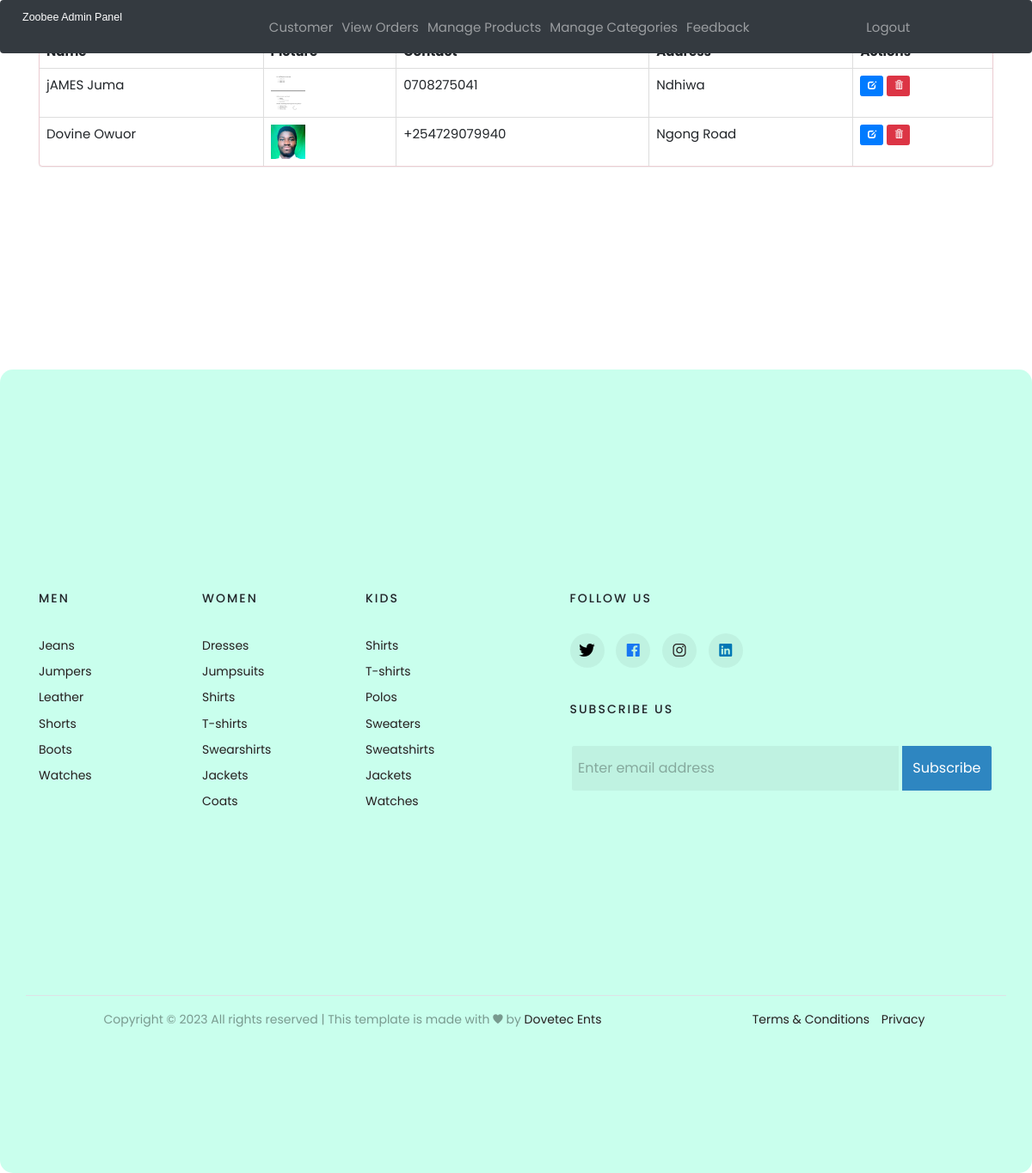
The app's page /view-customer (signed in), older data.
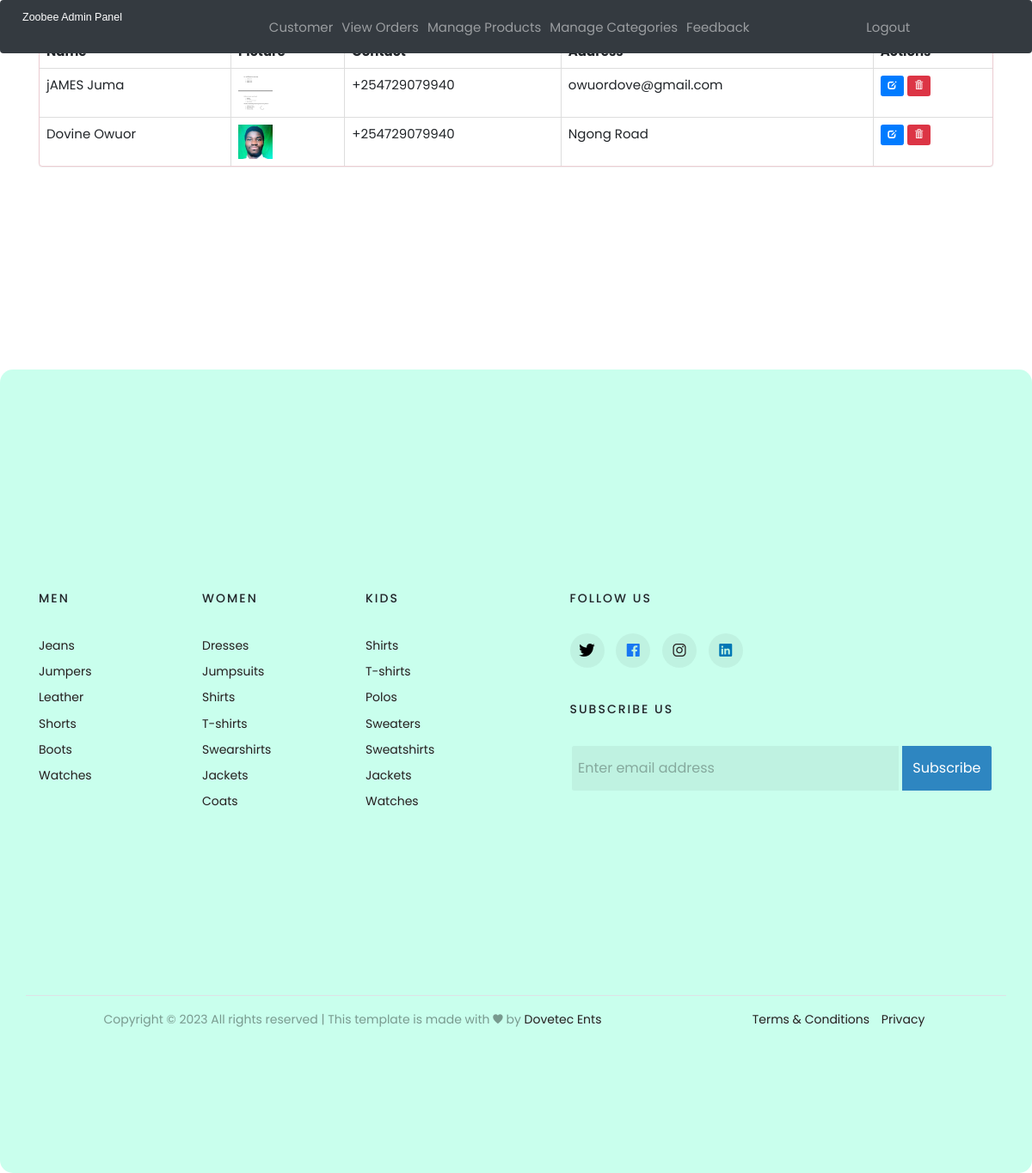
The same page, newer data.
### ecom/models.py (models this page shows, shortened)
class Customer(models.Model):
    user=models.OneToOneField(User,on_delete=models.CASCADE)
    profile_pic= models.ImageField(upload_to='profile_pic/CustomerProfilePic/',null=True,blank=True)
    address = models.CharField(max_length=40)
    mobile = models.CharField(max_length=20,null=False)
    @property
    def get_name(self):
        return self.user.first_name+" "+self.user.last_name

### ecom/views.py (the view)
# urls.py: path('view-customer', views.view_customer_view,name='view-customer'),
@login_required(login_url='adminlogin')
def view_customer_view(request):
    customers=models.Customer.objects.all()
    return render(request,'ecom/view_customer.html',{'customers':customers})

### templates/ecom/view_customer.html (shortened to what this page needs)
{% extends 'ecom/admin_base.html' %}
{% block content %}
<head>
{% load static %}
  <link href="//netdna.bootstrapcdn.com/bootstrap/3.0.0/css/bootstrap.min.css" rel="stylesheet" id="bootstrap-css">
</head>
<div class="container">
  <div class="panel panel-danger">
    <div class="panel-heading">
      <h6 class="panel-title">Total Customers</h6>
    </div>
    <table class="table table-hover table-bordered" id="dev-table">
      <thead>
        <tr>
          <th>Name</th>
          <th>Picture</th>
          <th>Contact</th>
          <th>Address</th>
          <th>Actions</th>
        </tr>
      </thead>
      {% for c in customers %}
      <tr>
        <td> {{c.get_name}}</td>
        <td> <img src="{% static c.profile_pic.url %}" alt="Profile Pic" height="40px" width="40px" /></td>
        <td>{{c.mobile}}</td>
        <td>{{c.address}}</td>
        <td><a class="btn btn-primary btn-xs" href="{% url 'update-customer' c.id  %}"><span
              class="glyphicon glyphicon-edit"></span></a>
          <a class="btn btn-danger btn-xs" href="{% url 'delete-customer' c.id  %}"><span
              class="glyphicon glyphicon-trash"></span></a>
        </td>
      </tr>
      {% endfor %}
    </table>
  </div>
</div>
{% endblock content %}

Row changes from the older to the newer data that the page shows:
changed Customer "jAMES Juma": mobile "0708275041" → "+254729079940"; address "Ndhiwa" → "owuordove@gmail.com"
